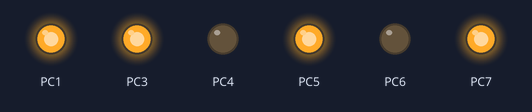
A program run on a simulated ATmega64, built with avr-gcc and emulated at 16 MHz. Shown: output pins drawn as LEDs (lit = HIGH). Pins used as bus, display or sensor lines are not drawn.

Above: at 0.2 s.
At 1.7 s:
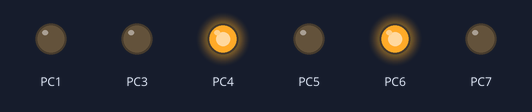
Timing chart, 0 to 3.0 s (numbered marks = the images above):
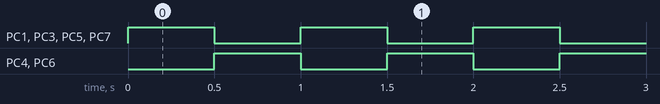

Measured:
- by itself, PC1, PC3–7: alternates HIGH for 0.50 s and LOW for 0.50 s

The program:

main.c
```c
/*
 * led1.c.c
 *
 * Created: 31-08-2019 09:50:34
 * Author : PRN 19084013020111,PRN 19084013020112
 */
#define F_CPU 16000000
#include <avr/io.h>
#include <util/delay.h>
int main(void)
{
	DDRC=0XFF;             //set direction PORTA as a output
    while (1)               // infinite loop
    {

		PORTC=0xaa;
	    _delay_ms(500);    // set delay for 0.5 sec
		PORTC=0x50;
	    _delay_ms(500);    // set delay for 0.5 sec
		PORTC=0xff;
    }
}
```
